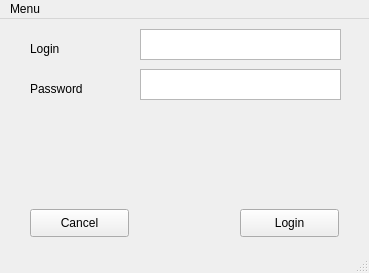
<?xml version="1.0" encoding="UTF-8"?>
<ui version="4.0">
 <class>MainWindow</class>
 <widget class="QMainWindow" name="MainWindow">
  <property name="geometry">
   <rect>
    <x>0</x>
    <y>0</y>
    <width>369</width>
    <height>273</height>
   </rect>
  </property>
  <property name="windowTitle">
   <string>MainWindow</string>
  </property>
  <widget class="QWidget" name="centralwidget">
   <widget class="QTextEdit" name="textEdit">
    <property name="geometry">
     <rect>
      <x>140</x>
      <y>10</y>
      <width>201</width>
      <height>31</height>
     </rect>
    </property>
   </widget>
   <widget class="QTextEdit" name="textEdit_2">
    <property name="geometry">
     <rect>
      <x>140</x>
      <y>50</y>
      <width>201</width>
      <height>31</height>
     </rect>
    </property>
   </widget>
   <widget class="QLabel" name="label">
    <property name="geometry">
     <rect>
      <x>30</x>
      <y>20</y>
      <width>68</width>
      <height>20</height>
     </rect>
    </property>
    <property name="text">
     <string>Login</string>
    </property>
   </widget>
   <widget class="QLabel" name="label_2">
    <property name="geometry">
     <rect>
      <x>30</x>
      <y>60</y>
      <width>68</width>
      <height>20</height>
     </rect>
    </property>
    <property name="text">
     <string>Password</string>
    </property>
   </widget>
   <widget class="QPushButton" name="pushButton">
    <property name="geometry">
     <rect>
      <x>30</x>
      <y>190</y>
      <width>99</width>
      <height>28</height>
     </rect>
    </property>
    <property name="text">
     <string>Cancel</string>
    </property>
   </widget>
   <widget class="QPushButton" name="pushButton_2">
    <property name="geometry">
     <rect>
      <x>240</x>
      <y>190</y>
      <width>99</width>
      <height>28</height>
     </rect>
    </property>
    <property name="text">
     <string>Login</string>
    </property>
   </widget>
  </widget>
  <widget class="QMenuBar" name="menubar">
   <property name="geometry">
    <rect>
     <x>0</x>
     <y>0</y>
     <width>369</width>
     <height>28</height>
    </rect>
   </property>
   <widget class="QMenu" name="menuMenu">
    <property name="title">
     <string>Menu</string>
    </property>
    <addaction name="actionQuit"/>
   </widget>
   <addaction name="menuMenu"/>
  </widget>
  <widget class="QStatusBar" name="statusbar"/>
  <action name="actionQuit">
   <property name="text">
    <string>Quit</string>
   </property>
  </action>
 </widget>
 <resources/>
 <connections/>
</ui>
